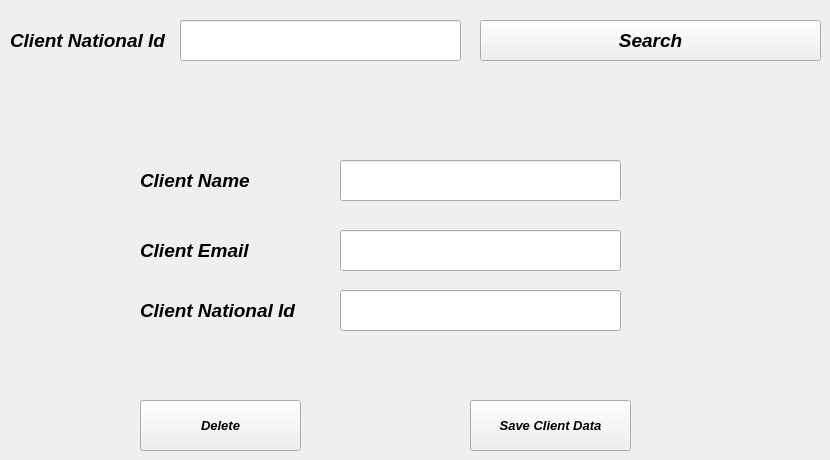
      <widget class="QWidget" name="tab_14">
       <attribute name="title">
        <string>Edit Or Delete A Client</string>
       </attribute>
       <widget class="QLineEdit" name="lineEdit_28">
        <property name="geometry">
         <rect>
          <x>180</x>
          <y>20</y>
          <width>281</width>
          <height>41</height>
         </rect>
        </property>
       </widget>
       <widget class="QLabel" name="label_43">
        <property name="geometry">
         <rect>
          <x>10</x>
          <y>20</y>
          <width>161</width>
          <height>41</height>
         </rect>
        </property>
        <property name="font">
         <font>
          <family>Segoe UI</family>
          <pointsize>14</pointsize>
          <weight>75</weight>
          <italic>true</italic>
          <bold>true</bold>
         </font>
        </property>
        <property name="text">
         <string>Client National Id</string>
        </property>
       </widget>
       <widget class="QPushButton" name="pushButton_24">
        <property name="geometry">
         <rect>
          <x>480</x>
          <y>20</y>
          <width>341</width>
          <height>41</height>
         </rect>
        </property>
        <property name="font">
         <font>
          <family>Segoe UI</family>
          <pointsize>14</pointsize>
          <weight>75</weight>
          <italic>true</italic>
          <bold>true</bold>
         </font>
        </property>
        <property name="text">
         <string>Search</string>
        </property>
       </widget>
       <widget class="QLineEdit" name="lineEdit_25">
        <property name="geometry">
         <rect>
          <x>340</x>
          <y>230</y>
          <width>281</width>
          <height>41</height>
         </rect>
        </property>
       </widget>
       <widget class="QLabel" name="label_34">
        <property name="geometry">
         <rect>
          <x>140</x>
          <y>290</y>
          <width>161</width>
          <height>41</height>
         </rect>
        </property>
        <property name="font">
         <font>
          <family>Segoe UI</family>
          <pointsize>14</pointsize>
          <weight>75</weight>
          <italic>true</italic>
          <bold>true</bold>
         </font>
        </property>
        <property name="text">
         <string>Client National Id</string>
        </property>
       </widget>
       <widget class="QLabel" name="label_35">
        <property name="geometry">
         <rect>
          <x>140</x>
          <y>230</y>
          <width>111</width>
          <height>41</height>
         </rect>
        </property>
        <property name="font">
         <font>
          <family>Segoe UI</family>
          <pointsize>14</pointsize>
          <weight>75</weight>
          <italic>true</italic>
          <bold>true</bold>
         </font>
        </property>
        <property name="text">
         <string>Client Email</string>
        </property>
       </widget>
       <widget class="QLabel" name="label_36">
        <property name="geometry">
         <rect>
          <x>140</x>
          <y>160</y>
          <width>111</width>
          <height>41</height>
         </rect>
        </property>
        <property name="font">
         <font>
          <family>Segoe UI</family>
          <pointsize>14</pointsize>
          <weight>75</weight>
          <italic>true</italic>
          <bold>true</bold>
         </font>
        </property>
        <property name="text">
         <string>Client Name</string>
        </property>
       </widget>
       <widget class="QLineEdit" name="lineEdit_26">
        <property name="geometry">
         <rect>
          <x>340</x>
          <y>160</y>
          <width>281</width>
          <height>41</height>
         </rect>
        </property>
       </widget>
       <widget class="QPushButton" name="pushButton_23">
        <property name="geometry">
         <rect>
          <x>470</x>
          <y>400</y>
          <width>161</width>
          <height>51</height>
         </rect>
        </property>
        <property name="font">
         <font>
          <family>Segoe UI</family>
          <pointsize>10</pointsize>
          <weight>75</weight>
          <italic>true</italic>
          <bold>true</bold>
         </font>
        </property>
        <property name="text">
         <string>Save Client Data</string>
        </property>
       </widget>
       <widget class="QLineEdit" name="lineEdit_27">
        <property name="geometry">
         <rect>
          <x>340</x>
          <y>290</y>
          <width>281</width>
          <height>41</height>
         </rect>
        </property>
       </widget>
       <widget class="QPushButton" name="pushButton_25">
        <property name="geometry">
         <rect>
          <x>140</x>
          <y>400</y>
          <width>161</width>
          <height>51</height>
         </rect>
        </property>
        <property name="font">
         <font>
          <family>Segoe UI</family>
          <pointsize>10</pointsize>
          <weight>75</weight>
          <italic>true</italic>
          <bold>true</bold>
         </font>
        </property>
        <property name="text">
         <string>Delete</string>
        </property>
       </widget>
      </widget>
